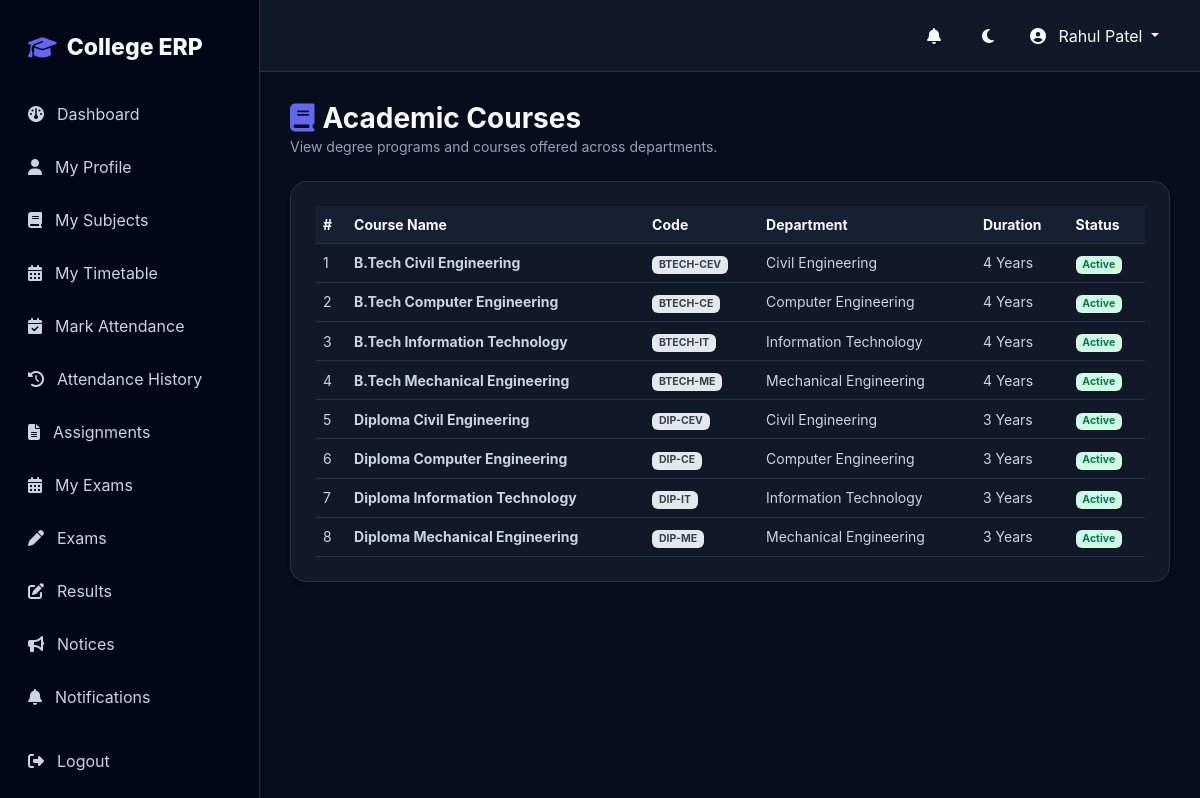
The app's page /academics/courses/ (signed in) with its own data.
### academics/models.py (models this page shows, shortened)
class Course(models.Model):
    department = models.ForeignKey(
        Department,
        on_delete=models.CASCADE,
        related_name="courses"
    )
    name = models.CharField(max_length=150)
    code = models.CharField(max_length=30, unique=True)
    duration_years = models.PositiveIntegerField(default=4)
    description = models.TextField(blank=True)
    is_active = models.BooleanField(default=True)
    class Meta:
        ordering = ["name"]

class Department(models.Model):
    name = models.CharField(max_length=150)
    code = models.CharField(max_length=20, unique=True)
    description = models.TextField(blank=True)
    hod_name = models.CharField(max_length=150, blank=True)
    is_active = models.BooleanField(default=True)
    class Meta:
        ordering = ["name"]

### academics/views.py (the view)
# urls.py: path("courses/", course_list, name="course_list"),
@login_required
def course_list(request):
    courses = Course.objects.select_related("department").all()
    return render(request, "academics/course_list.html", {"courses": courses})

### notifications/context_processors.py (called while the page is built)
def unread_notifications(request):
    if request.user.is_authenticated:
        count = Notification.objects.filter(recipient=request.user, is_read=False).count()
        return {"unread_notifications_count": count}
    return {"unread_notifications_count": 0}

### templates/academics/course_list.html (shortened to what this page needs)
{% extends "base.html" %}
{% block content %}
<div class="container-fluid p-0">
    <div class="d-flex justify-content-between align-items-center mb-4">
        <div>
            <h1 class="h3 fw-bold m-0"><i class="fa-solid fa-book text-primary me-2"></i>Academic Courses</h1>
            <p class="text-muted small m-0">View degree programs and courses offered across departments.</p>
        </div>
    </div>
    <div class="card border-0 shadow-sm rounded-4 p-4" style="background: var(--card);">
        <div class="table-responsive">
            <table class="table table-hover align-middle m-0 small">
                <thead>
                    <tr>
                        <th>#</th>
                        <th>Course Name</th>
                        <th>Code</th>
                        <th>Department</th>
                        <th>Duration</th>
                        <th>Status</th>
                    </tr>
                </thead>
                <tbody>
                    {% for course in courses %}
                    <tr>
                        <td>{{ forloop.counter }}</td>
                        <td><strong>{{ course.name }}</strong></td>
                        <td><span class="badge bg-secondary-subtle text-secondary">{{ course.code }}</span></td>
                        <td>{{ course.department.name }}</td>
                        <td>{{ course.duration_years }} Years</td>
                        <td>
                            {% if course.is_active %}
                                <span class="badge bg-success-subtle text-success">Active</span>
                            {% else %}
                                <span class="badge bg-danger-subtle text-danger">Inactive</span>
                            {% endif %}
                        </td>
                    </tr>
                    {% empty %}
                    <tr>
                        <td colspan="6" class="text-center py-4 text-muted">No courses found.</td>
                    </tr>
                    {% endfor %}
                </tbody>
            </table>
        </div>
    </div>
</div>
{% endblock %}

### templates/base.html (shortened to what this page needs)
{% load static %}
<!DOCTYPE html>
<html lang="en">
<head>
    <link
        href="https://cdn.jsdelivr.net/npm/bootstrap@5.3.3/dist/css/bootstrap.min.css"
        rel="stylesheet"
    >
    <link
        href="https://cdnjs.cloudflare.com/ajax/libs/font-awesome/6.7.2/css/all.min.css"
        rel="stylesheet"
    >
    <link
        href="https://unpkg.com/aos@2.3.4/dist/aos.css"
        rel="stylesheet"
    >
</head>
<body>
    {% if user.is_authenticated %}
        {% include "components/sidebar.html" %}
        <main class="main">
            <nav class="navbar-custom">
                <div class="d-flex align-items-center gap-2">
                    <a
                        href="{% url 'notification_list' %}"
                        class="theme-btn position-relative me-1"
                        title="Notifications"
                        style="text-decoration: none; display: inline-flex; align-items: center; justify-content: center;"
                    >
                        <i class="fa-solid fa-bell"></i>
                    </a>
                    <button
                        class="theme-btn"
                        id="themeToggle"
                        title="Toggle theme"
                    >
                        <i class="fa-solid fa-moon"></i>
                    </button>
                    <div class="dropdown">
                        <button
                            class="btn dropdown-toggle"
                            data-bs-toggle="dropdown"
                            style="color: var(--text);"
                        >
                            <i class="fa-solid fa-circle-user me-2"></i>
                            {{ user.get_full_name|default:user.username }}
                        </button>
                    </div>
                </div>
            </nav>
            <section class="content">
                {% block content %}{% endblock %}
            </section>
        </main>
    {% else %}
        {% block auth_content %}{% endblock %}
    {% endif %}
</body>
</html>

### templates/base.html (style rules this page uses)
*, *::before, *::after { transition: background-color .25s ease, color .25s ease, border-color .25s ease; }
:root, [data-theme="dark"] { --bg: #080d1d; --surface: #111827; --surface-2: #172033; --surface-3: #1e293b; --border: #263247; --text: #f8fafc; --text-primary: #f8fafc; --text-secondary: #cbd5e1; --muted: #94a3b8; --primary: #6366f1; --primary-hover: #4f46e5; --primary-dark: #3730a3; --success: #22c55e; --danger: #ef4444; --warning: #f59e0b; --table-header: #172033; --table-cell: #111827; --table-hover: #1e293b; --card: #111827; --card-hover: #172033; --sidebar: #020617; }
body { margin: 0; background: var(--bg) !important; color: var(--text) !important; font-family: Inter, system-ui, -apple-system, BlinkMacSystemFont, "Segoe UI", sans-serif; }
h1, h2, h3, h4, h5, h6, .h1, .h2, .h3, .h4, .h5, .h6, .page-title, .student-name, .stat-value, .percentage { color: var(--text-primary) !important; }
body, p, label, li, dt, dd { color: var(--text-secondary); }
.text-muted, small.text-muted, span.text-muted, p.text-muted, div.text-muted, .subtitle, .stat-label, .stat-small, .text-muted.small, .extra-small { color: var(--muted) !important; }
.text-secondary { color: var(--text-secondary) !important; }
.text-primary { color: var(--primary) !important; }
table, .table { color: var(--text-secondary) !important; --bs-table-color: var(--text-secondary) !important; --bs-table-bg: transparent !important; --bs-table-border-color: var(--border) !important; }
th, .table th, thead th { color: var(--text-primary) !important; background: var(--table-header) !important; border-color: var(--border) !important; }
td, .table td { color: var(--text-secondary) !important; background: var(--table-cell); border-color: var(--border) !important; }
.event-seminar, .badge.bg-success-subtle { background: #d1fae5 !important; color: #047857 !important; font-weight: 700; }
.event-tutorial, .badge.bg-secondary-subtle { background: #e5e7eb !important; color: #374151 !important; font-weight: 700; }
.dashboard-card, .stat-card, .card, .card-box, .filter-card, .student-card, .date-box, .student-profile-card, .empty-card, .empty-state { background: var(--surface) !important; border: 1px solid var(--border) !important; color: var(--text-secondary) !important; }
.navbar-custom { background: var(--surface) !important; border-bottom: 1px solid var(--border) !important; }
.theme-btn { border: 0; background: transparent; color: var(--text-primary); width: 42px; height: 42px; border-radius: 50%; display: flex; align-items: center; justify-content: center; cursor: pointer; }
a { color: var(--primary); text-decoration: none; }
.sidebar a, .btn, .dropdown-item, .nav-link, .navbar a { text-decoration: none; }
body { margin: 0; background: var(--bg); color: var(--text); font-family: Inter, system-ui, -apple-system, BlinkMacSystemFont, "Segoe UI", sans-serif; transition: background .3s ease, color .3s ease; }
.main { margin-left: 260px; min-height: 100vh; }
.navbar-custom { height: 72px; background: var(--card); border-bottom: 1px solid var(--border); display: flex; align-items: center; justify-content: space-between; padding: 0 28px; position: sticky; top: 0; z-index: 1000; }
.content { padding: 30px; }
.theme-btn { border: 0; background: transparent; color: var(--text); width: 42px; height: 42px; border-radius: 50%; }

### records on screen
Course: name "B.Tech Civil Engineering", code "BTECH-CEV", department.name "Civil Engineering", duration_years "4", is_active "Active"
Course: name "B.Tech Computer Engineering", code "BTECH-CE", department.name "Computer Engineering", duration_years "4", is_active "Active"
Course: name "B.Tech Information Technology", code "BTECH-IT", department.name "Information Technology", duration_years "4", is_active "Active"
Course: name "B.Tech Mechanical Engineering", code "BTECH-ME", department.name "Mechanical Engineering", duration_years "4", is_active "Active"
Course: name "Diploma Civil Engineering", code "DIP-CEV", department.name "Civil Engineering", duration_years "3", is_active "Active"
Course: name "Diploma Computer Engineering", code "DIP-CE", department.name "Computer Engineering", duration_years "3", is_active "Active"
Course: name "Diploma Information Technology", code "DIP-IT", department.name "Information Technology", duration_years "3", is_active "Active"
Course: name "Diploma Mechanical Engineering", code "DIP-ME", department.name "Mechanical Engineering", duration_years "3", is_active "Active"

### other values on screen
{{ user.get_full_name|default:user.username }} "Rahul Patel"
